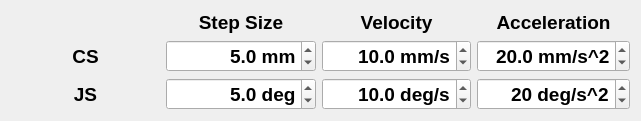
     <widget class="QWidget" name="layoutWidget_8">
      <property name="geometry">
       <rect>
        <x>10</x>
        <y>750</y>
        <width>641</width>
        <height>111</height>
       </rect>
      </property>
      <layout class="QGridLayout" name="gridLayout_21">
       <item row="1" column="4">
        <widget class="QDoubleSpinBox" name="doubleSpinBox_step_move_xdd_mm">
         <property name="minimumSize">
          <size>
           <width>100</width>
           <height>0</height>
          </size>
         </property>
         <property name="font">
          <font>
           <family>Ubuntu</family>
           <pointsize>14</pointsize>
           <weight>75</weight>
           <bold>true</bold>
          </font>
         </property>
         <property name="alignment">
          <set>Qt::AlignRight|Qt::AlignTrailing|Qt::AlignVCenter</set>
         </property>
         <property name="suffix">
          <string> mm/s^2</string>
         </property>
         <property name="decimals">
          <number>1</number>
         </property>
         <property name="maximum">
          <double>500.000000000000000</double>
         </property>
         <property name="singleStep">
          <double>0.100000000000000</double>
         </property>
         <property name="value">
          <double>20.000000000000000</double>
         </property>
        </widget>
       </item>
       <item row="1" column="2">
        <widget class="QDoubleSpinBox" name="doubleSpinBox_step_move_xd_mm">
         <property name="minimumSize">
          <size>
           <width>100</width>
           <height>0</height>
          </size>
         </property>
         <property name="font">
          <font>
           <family>Ubuntu</family>
           <pointsize>14</pointsize>
           <weight>75</weight>
           <bold>true</bold>
          </font>
         </property>
         <property name="alignment">
          <set>Qt::AlignRight|Qt::AlignTrailing|Qt::AlignVCenter</set>
         </property>
         <property name="suffix">
          <string> mm/s</string>
         </property>
         <property name="decimals">
          <number>1</number>
         </property>
         <property name="maximum">
          <double>500.000000000000000</double>
         </property>
         <property name="singleStep">
          <double>0.100000000000000</double>
         </property>
         <property name="value">
          <double>10.000000000000000</double>
         </property>
        </widget>
       </item>
       <item row="2" column="4">
        <widget class="QDoubleSpinBox" name="doubleSpinBox_step_move_qdd">
         <property name="minimumSize">
          <size>
           <width>100</width>
           <height>0</height>
          </size>
         </property>
         <property name="font">
          <font>
           <family>Ubuntu</family>
           <pointsize>14</pointsize>
           <weight>75</weight>
           <bold>true</bold>
          </font>
         </property>
         <property name="alignment">
          <set>Qt::AlignRight|Qt::AlignTrailing|Qt::AlignVCenter</set>
         </property>
         <property name="suffix">
          <string> deg/s^2</string>
         </property>
         <property name="decimals">
          <number>0</number>
         </property>
         <property name="maximum">
          <double>90.000000000000000</double>
         </property>
         <property name="singleStep">
          <double>5.000000000000000</double>
         </property>
         <property name="value">
          <double>20.000000000000000</double>
         </property>
        </widget>
       </item>
       <item row="1" column="0">
        <widget class="QLabel" name="label_49">
         <property name="font">
          <font>
           <family>Ubuntu</family>
           <pointsize>14</pointsize>
           <weight>75</weight>
           <bold>true</bold>
          </font>
         </property>
         <property name="text">
          <string>CS</string>
         </property>
         <property name="alignment">
          <set>Qt::AlignCenter</set>
         </property>
        </widget>
       </item>
       <item row="2" column="0">
        <widget class="QLabel" name="label_50">
         <property name="font">
          <font>
           <family>Ubuntu</family>
           <pointsize>14</pointsize>
           <weight>75</weight>
           <bold>true</bold>
          </font>
         </property>
         <property name="text">
          <string>JS</string>
         </property>
         <property name="alignment">
          <set>Qt::AlignCenter</set>
         </property>
        </widget>
       </item>
       <item row="2" column="2">
        <widget class="QDoubleSpinBox" name="doubleSpinBox_step_move_qd">
         <property name="minimumSize">
          <size>
           <width>100</width>
           <height>0</height>
          </size>
         </property>
         <property name="font">
          <font>
           <family>Ubuntu</family>
           <pointsize>14</pointsize>
           <weight>75</weight>
           <bold>true</bold>
          </font>
         </property>
         <property name="alignment">
          <set>Qt::AlignRight|Qt::AlignTrailing|Qt::AlignVCenter</set>
         </property>
         <property name="suffix">
          <string> deg/s</string>
         </property>
         <property name="decimals">
          <number>1</number>
         </property>
         <property name="maximum">
          <double>90.000000000000000</double>
         </property>
         <property name="singleStep">
          <double>5.000000000000000</double>
         </property>
         <property name="value">
          <double>10.000000000000000</double>
         </property>
        </widget>
       </item>
       <item row="2" column="1">
        <widget class="QDoubleSpinBox" name="doubleSpinBox_step_move_q">
         <property name="minimumSize">
          <size>
           <width>100</width>
           <height>0</height>
          </size>
         </property>
         <property name="font">
          <font>
           <family>Ubuntu</family>
           <pointsize>14</pointsize>
           <weight>75</weight>
           <bold>true</bold>
          </font>
         </property>
         <property name="alignment">
          <set>Qt::AlignRight|Qt::AlignTrailing|Qt::AlignVCenter</set>
         </property>
         <property name="suffix">
          <string> deg</string>
         </property>
         <property name="decimals">
          <number>1</number>
         </property>
         <property name="maximum">
          <double>90.000000000000000</double>
         </property>
         <property name="singleStep">
          <double>0.100000000000000</double>
         </property>
         <property name="value">
          <double>5.000000000000000</double>
         </property>
        </widget>
       </item>
       <item row="1" column="1">
        <widget class="QDoubleSpinBox" name="doubleSpinBox_step_move_x_mm">
         <property name="minimumSize">
          <size>
           <width>100</width>
           <height>0</height>
          </size>
         </property>
         <property name="font">
          <font>
           <family>Ubuntu</family>
           <pointsize>14</pointsize>
           <weight>75</weight>
           <bold>true</bold>
          </font>
         </property>
         <property name="alignment">
          <set>Qt::AlignRight|Qt::AlignTrailing|Qt::AlignVCenter</set>
         </property>
         <property name="suffix">
          <string> mm</string>
         </property>
         <property name="decimals">
          <number>1</number>
         </property>
         <property name="maximum">
          <double>300.000000000000000</double>
         </property>
         <property name="singleStep">
          <double>0.100000000000000</double>
         </property>
         <property name="value">
          <double>5.000000000000000</double>
         </property>
        </widget>
       </item>
       <item row="0" column="1">
        <widget class="QLabel" name="label_51">
         <property name="font">
          <font>
           <family>Ubuntu</family>
           <pointsize>14</pointsize>
           <weight>75</weight>
           <bold>true</bold>
          </font>
         </property>
         <property name="text">
          <string>Step Size</string>
         </property>
         <property name="alignment">
          <set>Qt::AlignCenter</set>
         </property>
        </widget>
       </item>
       <item row="0" column="2">
        <widget class="QLabel" name="label_52">
         <property name="font">
          <font>
           <family>Ubuntu</family>
           <pointsize>14</pointsize>
           <weight>75</weight>
           <bold>true</bold>
          </font>
         </property>
         <property name="text">
          <string>Velocity</string>
         </property>
         <property name="alignment">
          <set>Qt::AlignCenter</set>
         </property>
        </widget>
       </item>
       <item row="0" column="4">
        <widget class="QLabel" name="label_53">
         <property name="font">
          <font>
           <family>Ubuntu</family>
           <pointsize>14</pointsize>
           <weight>75</weight>
           <bold>true</bold>
          </font>
         </property>
         <property name="text">
          <string>Acceleration</string>
         </property>
         <property name="alignment">
          <set>Qt::AlignCenter</set>
         </property>
        </widget>
       </item>
      </layout>
     </widget>
